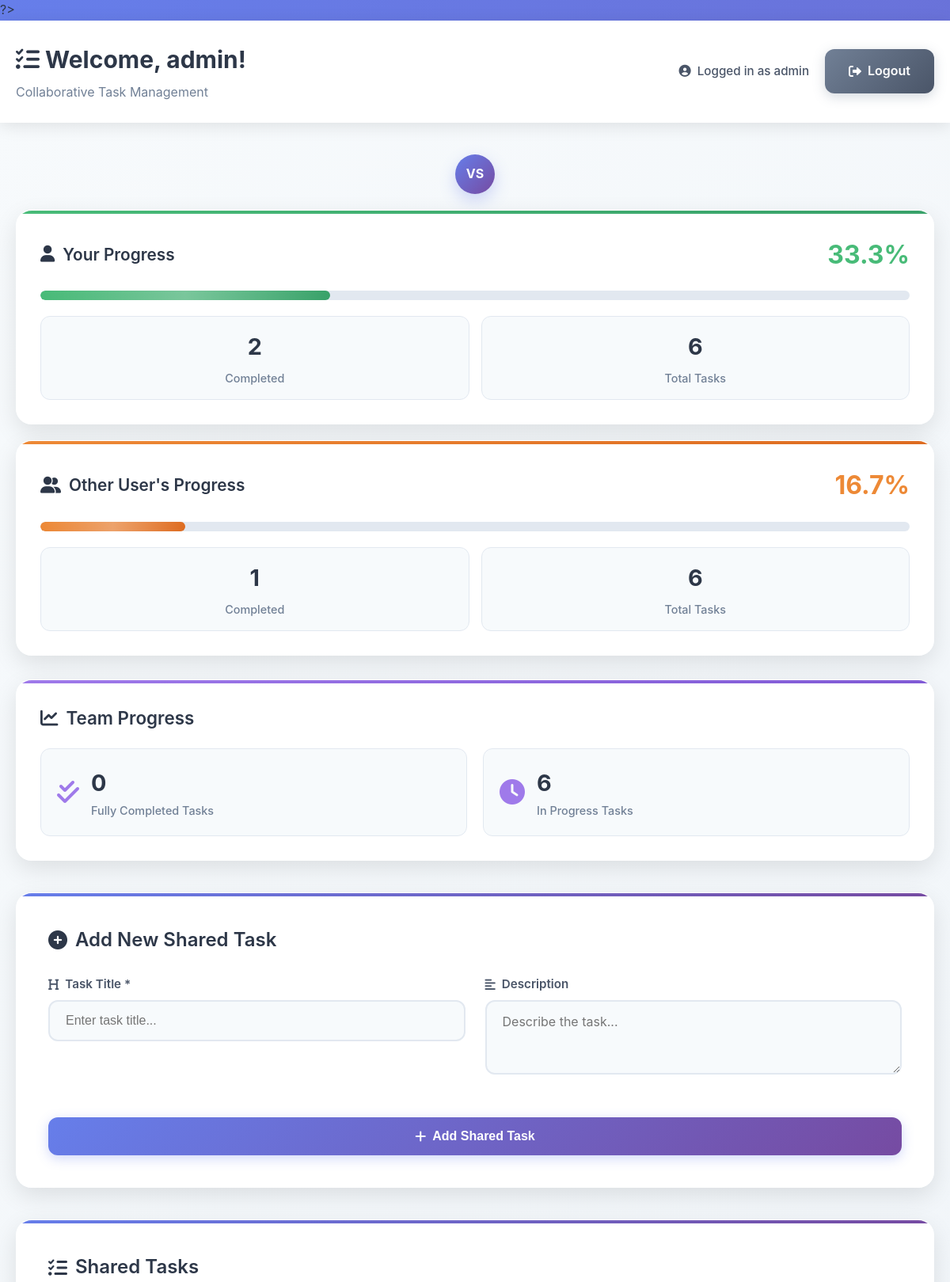
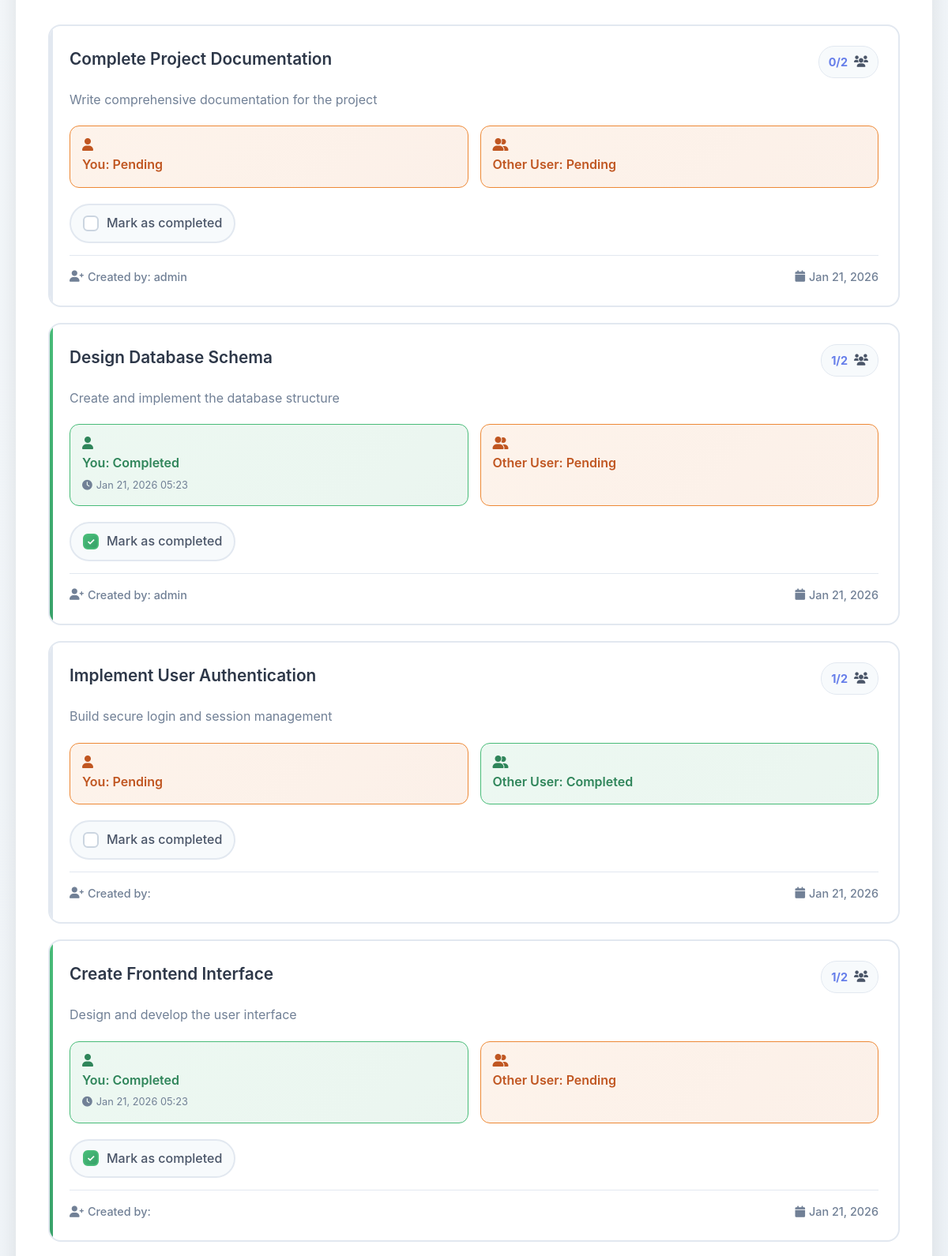
/pages/dashboard.php (signed in, upper part), run on the app's committed database (2 pictures, top to bottom).
### tables this page shows
CREATE TABLE IF NOT EXISTS shared_tasks (
    id INT PRIMARY KEY AUTO_INCREMENT,
    title VARCHAR(255) NOT NULL,
    description TEXT,
    created_by INT NOT NULL,
    created_at TIMESTAMP DEFAULT CURRENT_TIMESTAMP,
    updated_at TIMESTAMP DEFAULT CURRENT_TIMESTAMP ON UPDATE CURRENT_TIMESTAMP,
    FOREIGN KEY (created_by) REFERENCES users(id) ON DELETE CASCADE
);

CREATE TABLE users (
    id INT PRIMARY KEY AUTO_INCREMENT,
    username VARCHAR(50) UNIQUE NOT NULL,
    password VARCHAR(255) NOT NULL,
    created_at TIMESTAMP DEFAULT CURRENT_TIMESTAMP
);

### includes/auth.php (called while the page is built, shortened)
<?php
function getCurrentUsername() {
    return isset($_SESSION['username']) ? $_SESSION['username'] : null;
}
?>

### includes/functions.php (called while the page is built, shortened)
<?php
function getSharedTasksWithProgress($userId) {
    $database = new Database();
    $db = $database->getConnection();
    $query = "SELECT
                st.id,
                st.title,
                st.description,
                st.created_by,
                st.created_at,
                u_creator.username as created_by_name,
                utp.is_completed as my_progress,
                utp.completed_at as my_completed_at,
                utp.notes as my_notes,
                (SELECT COUNT(*) FROM user_task_progress WHERE task_id = st.id AND is_completed = 1) as total_completed,
                (SELECT COUNT(*) FROM user_task_progress WHERE task_id = st.id) as total_assigned
              FROM shared_tasks st
              LEFT JOIN user_task_progress utp ON st.id = utp.task_id AND utp.user_id = :user_id
              LEFT JOIN users u_creator ON st.created_by = u_creator.id
              ORDER BY st.created_at DESC";
    $stmt = $db->prepare($query);
    $stmt->bindParam(':user_id', $userId);
    $stmt->execute();
    return $stmt->fetchAll(PDO::FETCH_ASSOC);
}
function calculateUserProgress($userId) {
    $database = new Database();
    $db = $database->getConnection();
    $totalQuery = "SELECT COUNT(*) as total FROM user_task_progress WHERE user_id = :user_id";
    $totalStmt = $db->prepare($totalQuery);
    $totalStmt->bindParam(':user_id', $userId);
    $totalStmt->execute();
    $totalResult = $totalStmt->fetch(PDO::FETCH_ASSOC);
    $totalTasks = $totalResult['total'];
    $completedQuery = "SELECT COUNT(*) as completed FROM user_task_progress WHERE user_id = :user_id AND is_completed = 1";
    $completedStmt = $db->prepare($completedQuery);
    $completedStmt->bindParam(':user_id', $userId);
    $completedStmt->execute();
    $completedResult = $completedStmt->fetch(PDO::FETCH_ASSOC);
    $completedTasks = $completedResult['completed'];
    return round(($completedTasks / $totalTasks) * 100, 1);
}
function getOtherUserProgress($currentUserId) {
    $otherUserId = ($currentUserId == 1) ? 2 : 1;
    return calculateUserProgress($otherUserId);
}
function getOtherUserName($currentUserId) {
    $database = new Database();
    $db = $database->getConnection();
    $otherUserId = ($currentUserId == 1) ? 2 : 1;
    $query = "SELECT username FROM users WHERE id = :user_id";
    $stmt = $db->prepare($query);
    $stmt->bindParam(':user_id', $otherUserId);
    $stmt->execute();
    $result = $stmt->fetch(PDO::FETCH_ASSOC);
    return $result ? $result['username'] : 'Other User';
}
?>

### pages/dashboard.php (the view, shortened to what this page needs)
<?php
require_once '../includes/auth.php';
require_once '../includes/functions.php';
$userId = getCurrentUserId();
$username = getCurrentUsername();
$tasks = getSharedTasksWithProgress($userId);
$myProgress = calculateUserProgress($userId);
$otherUserProgress = getOtherUserProgress($userId);
$otherUserName = getOtherUserName($userId);
$totalTasks = count($tasks);
$myCompletedTasks = count(array_filter($tasks, function($task) { return $task['my_progress']; }));
$overallCompletedTasks = 0;
?>
<!DOCTYPE html>
<html lang="en">
<head>
    <link rel="stylesheet" href="../assets/css/style.css">
    <link href="https://cdnjs.cloudflare.com/ajax/libs/font-awesome/6.0.0/css/all.min.css" rel="stylesheet">
</head>
<body>
    <div class="dashboard-container">
        <header class="dashboard-header">
            <div class="header-content">
                <div class="header-left">
                    <h1><i class="fas fa-tasks"></i> Welcome, <?php echo htmlspecialchars($username); ?>!</h1>
                    <p class="header-subtitle">Collaborative Task Management</p>
                </div>
                <div class="header-actions">
                    <div class="user-info">
                        <i class="fas fa-user-circle"></i>
                        <span>Logged in as <?php echo htmlspecialchars($username); ?></span>
                    </div>
                    <a href="../logout.php" class="btn btn-secondary">
                        <i class="fas fa-sign-out-alt"></i> Logout
                    </a>
                </div>
            </div>
        </header>
        <section class="progress-comparison-section">
            <div class="progress-comparison-container">
                <div class="progress-card my-progress">
                    <div class="progress-header">
                        <h3><i class="fas fa-user"></i> Your Progress</h3>
                        <span class="progress-percentage"><?php echo $myProgress; ?>%</span>
                    </div>
                    <div class="progress-bar-container">
                        <div class="progress-bar">
                            <div class="progress-fill my-fill" style="width: <?php echo $myProgress; ?>%"></div>
                        </div>
                    </div>
                    <div class="progress-stats">
                        <div class="stat">
                            <span class="stat-number"><?php echo $myCompletedTasks; ?></span>
                            <span class="stat-label">Completed</span>
                        </div>
                        <div class="stat">
                            <span class="stat-number"><?php echo $totalTasks; ?></span>
                            <span class="stat-label">Total Tasks</span>
                        </div>
                    </div>
                </div>
                <div class="vs-divider">
                    <div class="vs-circle">VS</div>
                </div>
                <div class="progress-card other-progress">
                    <div class="progress-header">
                        <h3><i class="fas fa-user-friends"></i> <?php echo htmlspecialchars($otherUserName); ?>'s Progress</h3>
                        <span class="progress-percentage"><?php echo $otherUserProgress; ?>%</span>
                    </div>
                    <div class="progress-bar-container">
                        <div class="progress-bar">
                            <div class="progress-fill other-fill" style="width: <?php echo $otherUserProgress; ?>%"></div>
                        </div>
                    </div>
                    <div class="progress-stats">
                        <div class="stat">
                            <span class="stat-number"><?php echo count(array_filter($tasks, function($task) use ($userId) {
                                return $task['total_completed'] > ($task['my_progress'] ? 1 : 0);
                            })); ?></span>
                            <span class="stat-label">Completed</span>
                        </div>
                        <div class="stat">
                            <span class="stat-number"><?php echo $totalTasks; ?></span>
                            <span class="stat-label">Total Tasks</span>
                        </div>
                    </div>
                </div>
            </div>
            <div class="overall-progress-card">
                <h3><i class="fas fa-chart-line"></i> Team Progress</h3>
                <div class="team-stats">
                    <div class="team-stat">
                        <i class="fas fa-check-double"></i>
                        <div>
                            <span class="team-stat-number"><?php echo $overallCompletedTasks; ?></span>
                            <span class="team-stat-label">Fully Completed Tasks</span>
                        </div>
                    </div>
                    <div class="team-stat">
                        <i class="fas fa-clock"></i>
                        <div>
                            <span class="team-stat-number"><?php echo $totalTasks - $overallCompletedTasks; ?></span>
                            <span class="team-stat-label">In Progress Tasks</span>
                        </div>
                    </div>
                </div>
            </div>
        </section>
        <section class="task-form-section">
            <div class="form-card">
                <h2><i class="fas fa-plus-circle"></i> Add New Shared Task</h2>
                <form method="POST" class="task-form">
                    <div class="form-row">
                        <div class="form-group">
                            <label for="title"><i class="fas fa-heading"></i> Task Title *</label>
                            <input type="text" id="title" name="title" required maxlength="255" placeholder="Enter task title...">
                        </div>
                        <div class="form-group">
                            <label for="description"><i class="fas fa-align-left"></i> Description</label>
                            <textarea id="description" name="description" rows="3" placeholder="Describe the task..."></textarea>
                        </div>
                    </div>
                    <button type="submit" name="create_task" class="btn btn-primary">
                        <i class="fas fa-plus"></i> Add Shared Task
                    </button>
                </form>
            </div>
        </section>
        <section class="tasks-section">
            <div class="tasks-card">
                <h2><i class="fas fa-list-check"></i> Shared Tasks</h2>
                <?php if (empty($tasks)): ?>
                    <div class="empty-state">
                        <i class="fas fa-tasks empty-icon"></i>
                        <p>No shared tasks yet. Create your first task above!</p>
                    </div>
                <?php else: ?>
                    <div class="tasks-list">
                        <?php foreach ($tasks as $task): ?>
                            <div class="task-item <?php echo $task['my_progress'] ? 'my-completed' : ''; ?> <?php echo $task['total_completed'] == 2 ? 'fully-completed' : ''; ?>">
                                <div class="task-content">
                                    <div class="task-header">
                                        <h3 class="task-title"><?php echo htmlspecialchars($task['title']); ?></h3>
                                        <div class="task-collaboration-status">
                                            <div class="collaboration-indicator">
                                                <span class="collab-count"><?php echo $task['total_completed']; ?>/2</span>
                                                <i class="fas fa-users"></i>
                                            </div>
                                        </div>
                                    </div>
                                    <?php if (!empty($task['description'])): ?>
                                        <p class="task-description"><?php echo htmlspecialchars($task['description']); ?></p>
                                    <?php endif; ?>
                                    <div class="task-progress-indicators">
                                        <div class="user-progress-item <?php echo $task['my_progress'] ? 'completed' : 'pending'; ?>">
                                            <i class="fas fa-user"></i>
                                            <span>You: <?php echo $task['my_progress'] ? 'Completed' : 'Pending'; ?></span>
                                            <?php if ($task['my_progress'] && $task['my_completed_at']): ?>
                                                <small class="completion-time">
                                                    <i class="fas fa-clock"></i>
                                                    <?php echo date('M j, Y H:i', strtotime($task['my_completed_at'])); ?>
                                                </small>
                                            <?php endif; ?>
                                        </div>
                                        <div class="user-progress-item <?php echo ($task['total_completed'] > ($task['my_progress'] ? 1 : 0)) ? 'completed' : 'pending'; ?>">
                                            <i class="fas fa-user-friends"></i>
                                            <span><?php echo htmlspecialchars($otherUserName); ?>:
                                                <?php echo ($task['total_completed'] > ($task['my_progress'] ? 1 : 0)) ? 'Completed' : 'Pending'; ?>
                                            </span>
                                        </div>
                                    </div>
                                    <div class="task-actions">
                                        <form method="POST" class="task-action-form">
                                            <div class="action-group">
                                                <label class="checkbox-container">
                                                    <span class="checkmark"></span>
                                                    <span class="checkbox-label">Mark as completed</span>
                                                </label>
                                            </div>
                                        </form>
                                    </div>
                                    <div class="task-meta">
                                        <span class="task-creator">
                                            <i class="fas fa-user-plus"></i>
                                            Created by: <?php echo htmlspecialchars($task['created_by_name']); ?>
                                        </span>
                                        <span class="task-date">
                                            <i class="fas fa-calendar"></i>
                                            <?php echo date('M j, Y', strtotime($task['created_at'])); ?>
                                        </span>
                                    </div>
                                </div>
                            </div>
                        <?php endforeach; ?>
                    </div>
                <?php endif; ?>
            </div>
        </section>
    </div>
</body>
</html>

### data on the page
shared_tasks: title "Complete Project Documentation", total_completed "0", description "Write comprehensive documentation for the project", shows "Pending", created_by.username "admin", created_at "Jan 21, 2026"
shared_tasks: title "Design Database Schema", total_completed "1", description "Create and implement the database structure", shows "Completed", my_completed_at "Jan 21, 2026 05:23", shows "Pending", created_by.username "admin", created_at "Jan 21, 2026"
shared_tasks: title "Implement User Authentication", total_completed "1", description "Build secure login and session management", shows "Pending", shows "Completed", created_at "Jan 21, 2026"
shared_tasks: title "Create Frontend Interface", total_completed "1", description "Design and develop the user interface", shows "Completed", my_completed_at "Jan 21, 2026 05:23", shows "Pending", created_at "Jan 21, 2026"

### other printed values
$username "admin"
$myProgress "33.3"
$myCompletedTasks "2"
$totalTasks "6"
$otherUserName "Other User"
$otherUserProgress "16.7"
$overallCompletedTasks "0"
$totalTasks - $overallCompletedTasks "6"
